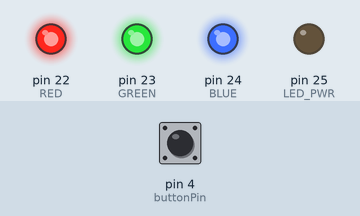
The sketch below on a simulated Arduino Mega 2560, built with avr-gcc and run on an emulated ATmega2560. Parts: output pins drawn as LEDs (lit = HIGH). The test bench sets the inputs (shaded band); at power-on: pin 4 (buttonPin) HIGH.

Above: at 1.2 s.
1.3 s: pin 4 (buttonPin) pulled LOW for 0.15 s
At 1.7 s:
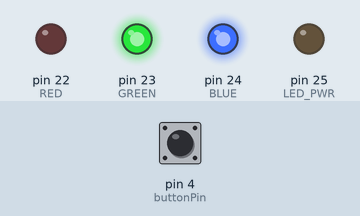
2.9 s: pin 4 (buttonPin) pulled LOW for 1 s
At 4.1 s:
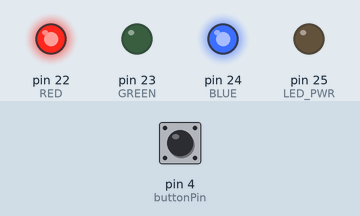
5.4 s: pin 4 (buttonPin) pulled LOW for 0.15 s
At 5.9 s:
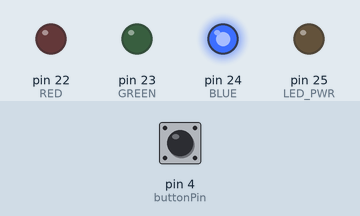
7.0 s: pin 4 (buttonPin) pulled LOW for 3.2 s
At 8.3 s:
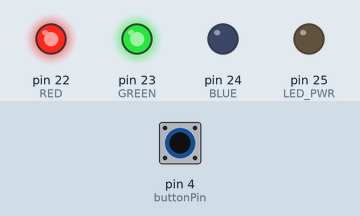
11.7 s: pin 4 (buttonPin) pulled LOW for 0.15 s
At 12.0 s:
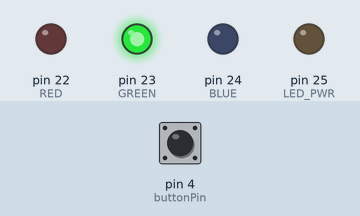
13.3 s: pin 4 (buttonPin) pulled LOW for 1 s
At 14.1 s:
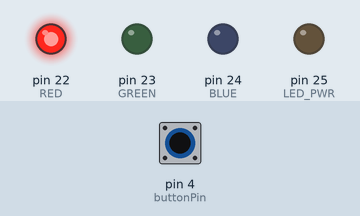
Timing chart, 0 to 16.3 s (numbered marks = the images above; inputs shaded):
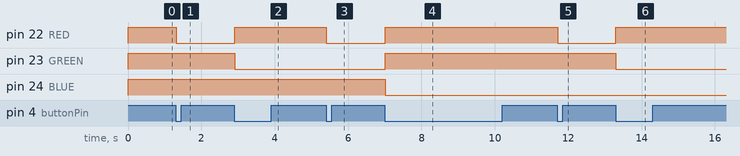

The sketch:

nano33BLEcolourMixTest.ino
```cpp
int buttonPin = 4;

#define RED 22
 #define BLUE 24
 #define GREEN 23
 #define LED_PWR 25

void setup() {
  pinMode(buttonPin, INPUT_PULLUP);
  pinMode(RED, OUTPUT);
  pinMode(BLUE, OUTPUT);
  pinMode(GREEN, OUTPUT);
  pinMode(LED_PWR, OUTPUT);
}

int colour = 0;
boolean buttonWasPressed = false;

void loop() {
  boolean buttonIsPressed = !digitalRead(buttonPin);
  if(buttonIsPressed && !buttonWasPressed) colour = (colour+1)%8;
  buttonWasPressed = buttonIsPressed;

  digitalWrite(RED, 1-colour%2);
  digitalWrite(GREEN, 1-(colour/2)%2);
  digitalWrite(BLUE, 1-(colour/4)%2);

  delay(10);
}
```

Measured:
- after the input at 1.3 s, pin 22 (RED): HIGH → LOW at once
- after the input at 2.9 s, pin 22 (RED): LOW → HIGH at once; pin 23 (GREEN): HIGH → LOW at once
- after the input at 5.4 s, pin 22 (RED): HIGH → LOW at once
- after the input at 7.0 s, pin 22 (RED), pin 23 (GREEN): LOW → HIGH at once; pin 24 (BLUE): HIGH → LOW at once
- after the input at 11.7 s, pin 22 (RED): HIGH → LOW at once
- after the input at 13.3 s, pin 22 (RED): LOW → HIGH at once; pin 23 (GREEN): HIGH → LOW at once
